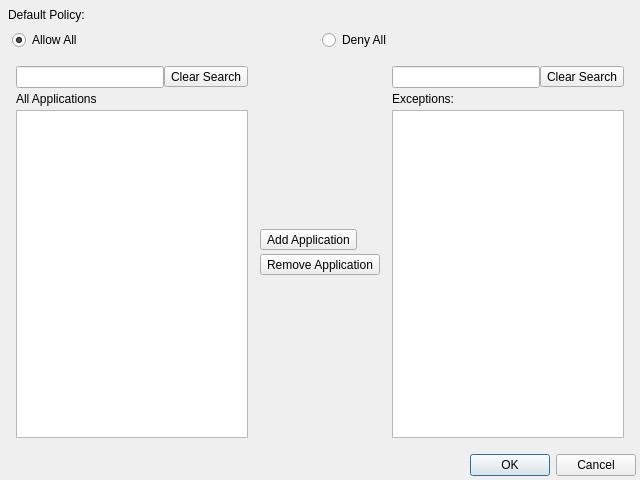
<?xml version="1.0" encoding="UTF-8"?>
<ui version="4.0">
 <class>AppPermissions</class>
 <widget class="QDialog" name="AppPermissions">
  <property name="geometry">
   <rect>
    <x>0</x>
    <y>0</y>
    <width>640</width>
    <height>480</height>
   </rect>
  </property>
  <property name="windowTitle">
   <string>Dialog</string>
  </property>
  <layout class="QVBoxLayout" name="verticalLayout">
   <property name="spacing">
    <number>4</number>
   </property>
   <property name="margin">
    <number>4</number>
   </property>
   <item>
    <widget class="QWidget" name="mainWidget" native="true">
     <layout class="QVBoxLayout" name="verticalLayout_2">
      <property name="spacing">
       <number>4</number>
      </property>
      <property name="margin">
       <number>4</number>
      </property>
      <item>
       <widget class="QLabel" name="optionsLabel">
        <property name="text">
         <string>Default Policy:</string>
        </property>
       </widget>
      </item>
      <item>
       <widget class="QWidget" name="policyWidget" native="true">
        <layout class="QHBoxLayout" name="horizontalLayout">
         <property name="spacing">
          <number>4</number>
         </property>
         <property name="margin">
          <number>4</number>
         </property>
         <item>
          <widget class="QRadioButton" name="allowRadio">
           <property name="text">
            <string>Allow All</string>
           </property>
           <property name="checked">
            <bool>true</bool>
           </property>
          </widget>
         </item>
         <item>
          <widget class="QRadioButton" name="denyRadio">
           <property name="text">
            <string>Deny All</string>
           </property>
           <property name="checked">
            <bool>false</bool>
           </property>
          </widget>
         </item>
        </layout>
       </widget>
      </item>
      <item>
       <widget class="QWidget" name="listsWidget" native="true">
        <layout class="QHBoxLayout" name="horizontalLayout_2">
         <property name="spacing">
          <number>4</number>
         </property>
         <property name="margin">
          <number>4</number>
         </property>
         <item>
          <widget class="QWidget" name="allListWid" native="true">
           <layout class="QVBoxLayout" name="verticalLayout_3">
            <property name="spacing">
             <number>4</number>
            </property>
            <property name="margin">
             <number>4</number>
            </property>
            <item>
             <widget class="QWidget" name="allSearchWid" native="true">
              <layout class="QHBoxLayout" name="horizontalLayout_3">
               <property name="spacing">
                <number>0</number>
               </property>
               <property name="margin">
                <number>0</number>
               </property>
               <item>
                <widget class="QLineEdit" name="allSearchLine"/>
               </item>
               <item>
                <widget class="QToolButton" name="allSearchClearButton">
                 <property name="toolTip">
                  <string>Clear Search</string>
                 </property>
                 <property name="statusTip">
                  <string>Clear Search</string>
                 </property>
                 <property name="whatsThis">
                  <string>Clear Search</string>
                 </property>
                 <property name="text">
                  <string>Clear Search</string>
                 </property>
                 <property name="icon">
                  <iconset resource="icons/icons.qrc">
                   <normaloff>:/icons/clear-edit.png</normaloff>:/icons/clear-edit.png</iconset>
                 </property>
                </widget>
               </item>
              </layout>
             </widget>
            </item>
            <item>
             <widget class="QLabel" name="allLabel">
              <property name="text">
               <string>All Applications</string>
              </property>
             </widget>
            </item>
            <item>
             <widget class="QListWidget" name="allAppsList">
              <property name="dragEnabled">
               <bool>true</bool>
              </property>
              <property name="dragDropMode">
               <enum>QAbstractItemView::DragDrop</enum>
              </property>
              <property name="selectionMode">
               <enum>QAbstractItemView::ExtendedSelection</enum>
              </property>
              <property name="sortingEnabled">
               <bool>true</bool>
              </property>
             </widget>
            </item>
           </layout>
          </widget>
         </item>
         <item>
          <widget class="QWidget" name="actionsWid" native="true">
           <layout class="QVBoxLayout" name="verticalLayout_5">
            <property name="spacing">
             <number>4</number>
            </property>
            <property name="margin">
             <number>4</number>
            </property>
            <item>
             <spacer name="verticalSpacer">
              <property name="orientation">
               <enum>Qt::Vertical</enum>
              </property>
              <property name="sizeHint" stdset="0">
               <size>
                <width>20</width>
                <height>40</height>
               </size>
              </property>
             </spacer>
            </item>
            <item>
             <widget class="QToolButton" name="addButton">
              <property name="text">
               <string>Add Application</string>
              </property>
              <property name="icon">
               <iconset resource="icons/icons.qrc">
                <normaloff>:/icons/arrow-right-double.png</normaloff>:/icons/arrow-right-double.png</iconset>
              </property>
              <property name="iconSize">
               <size>
                <width>22</width>
                <height>22</height>
               </size>
              </property>
             </widget>
            </item>
            <item>
             <widget class="QToolButton" name="delButton">
              <property name="text">
               <string>Remove Application</string>
              </property>
              <property name="icon">
               <iconset resource="icons/icons.qrc">
                <normaloff>:/icons/arrow-left-double.png</normaloff>:/icons/arrow-left-double.png</iconset>
              </property>
              <property name="iconSize">
               <size>
                <width>22</width>
                <height>22</height>
               </size>
              </property>
             </widget>
            </item>
            <item>
             <spacer name="verticalSpacer_2">
              <property name="orientation">
               <enum>Qt::Vertical</enum>
              </property>
              <property name="sizeHint" stdset="0">
               <size>
                <width>20</width>
                <height>40</height>
               </size>
              </property>
             </spacer>
            </item>
           </layout>
          </widget>
         </item>
         <item>
          <widget class="QWidget" name="selectedWid" native="true">
           <layout class="QVBoxLayout" name="verticalLayout_4">
            <property name="spacing">
             <number>4</number>
            </property>
            <property name="margin">
             <number>4</number>
            </property>
            <item>
             <widget class="QWidget" name="selectedSearchWid" native="true">
              <layout class="QHBoxLayout" name="horizontalLayout_4">
               <property name="spacing">
                <number>0</number>
               </property>
               <property name="margin">
                <number>0</number>
               </property>
               <item>
                <widget class="QLineEdit" name="selectedSearchLine"/>
               </item>
               <item>
                <widget class="QToolButton" name="selectedSearchClearButton">
                 <property name="toolTip">
                  <string>Clear Search</string>
                 </property>
                 <property name="statusTip">
                  <string>Clear Search</string>
                 </property>
                 <property name="whatsThis">
                  <string>Clear Search</string>
                 </property>
                 <property name="text">
                  <string>Clear Search</string>
                 </property>
                 <property name="icon">
                  <iconset resource="icons/icons.qrc">
                   <normaloff>:/icons/clear-edit.png</normaloff>:/icons/clear-edit.png</iconset>
                 </property>
                </widget>
               </item>
              </layout>
             </widget>
            </item>
            <item>
             <widget class="QLabel" name="selectedLabel">
              <property name="text">
               <string>Exceptions:</string>
              </property>
             </widget>
            </item>
            <item>
             <widget class="QListWidget" name="selectedAppsList">
              <property name="dragEnabled">
               <bool>true</bool>
              </property>
              <property name="dragDropMode">
               <enum>QAbstractItemView::DragDrop</enum>
              </property>
              <property name="selectionMode">
               <enum>QAbstractItemView::ExtendedSelection</enum>
              </property>
              <property name="sortingEnabled">
               <bool>true</bool>
              </property>
             </widget>
            </item>
           </layout>
          </widget>
         </item>
        </layout>
       </widget>
      </item>
     </layout>
    </widget>
   </item>
   <item>
    <widget class="QDialogButtonBox" name="buttonBox">
     <property name="orientation">
      <enum>Qt::Horizontal</enum>
     </property>
     <property name="standardButtons">
      <set>QDialogButtonBox::Cancel|QDialogButtonBox::Ok</set>
     </property>
    </widget>
   </item>
  </layout>
 </widget>
 <resources>
  <include location="icons/icons.qrc"/>
 </resources>
 <connections>
  <connection>
   <sender>buttonBox</sender>
   <signal>accepted()</signal>
   <receiver>AppPermissions</receiver>
   <slot>accept()</slot>
   <hints>
    <hint type="sourcelabel">
     <x>242</x>
     <y>450</y>
    </hint>
    <hint type="destinationlabel">
     <x>157</x>
     <y>274</y>
    </hint>
   </hints>
  </connection>
  <connection>
   <sender>buttonBox</sender>
   <signal>rejected()</signal>
   <receiver>AppPermissions</receiver>
   <slot>reject()</slot>
   <hints>
    <hint type="sourcelabel">
     <x>310</x>
     <y>450</y>
    </hint>
    <hint type="destinationlabel">
     <x>286</x>
     <y>274</y>
    </hint>
   </hints>
  </connection>
  <connection>
   <sender>allSearchClearButton</sender>
   <signal>clicked()</signal>
   <receiver>allSearchLine</receiver>
   <slot>clear()</slot>
   <hints>
    <hint type="sourcelabel">
     <x>275</x>
     <y>78</y>
    </hint>
    <hint type="destinationlabel">
     <x>240</x>
     <y>78</y>
    </hint>
   </hints>
  </connection>
  <connection>
   <sender>selectedSearchClearButton</sender>
   <signal>clicked()</signal>
   <receiver>selectedSearchLine</receiver>
   <slot>clear()</slot>
   <hints>
    <hint type="sourcelabel">
     <x>604</x>
     <y>79</y>
    </hint>
    <hint type="destinationlabel">
     <x>586</x>
     <y>78</y>
    </hint>
   </hints>
  </connection>
  <connection>
   <sender>allSearchLine</sender>
   <signal>textChanged(QString)</signal>
   <receiver>AppPermissions</receiver>
   <slot>allSearch()</slot>
   <hints>
    <hint type="sourcelabel">
     <x>89</x>
     <y>71</y>
    </hint>
    <hint type="destinationlabel">
     <x>115</x>
     <y>-3</y>
    </hint>
   </hints>
  </connection>
  <connection>
   <sender>addButton</sender>
   <signal>clicked()</signal>
   <receiver>AppPermissions</receiver>
   <slot>addSelected()</slot>
   <hints>
    <hint type="sourcelabel">
     <x>321</x>
     <y>234</y>
    </hint>
    <hint type="destinationlabel">
     <x>641</x>
     <y>206</y>
    </hint>
   </hints>
  </connection>
  <connection>
   <sender>delButton</sender>
   <signal>clicked()</signal>
   <receiver>AppPermissions</receiver>
   <slot>removeSelected()</slot>
   <hints>
    <hint type="sourcelabel">
     <x>304</x>
     <y>262</y>
    </hint>
    <hint type="destinationlabel">
     <x>-3</x>
     <y>258</y>
    </hint>
   </hints>
  </connection>
  <connection>
   <sender>selectedSearchLine</sender>
   <signal>textChanged(QString)</signal>
   <receiver>AppPermissions</receiver>
   <slot>selectedSearch()</slot>
   <hints>
    <hint type="sourcelabel">
     <x>502</x>
     <y>78</y>
    </hint>
    <hint type="destinationlabel">
     <x>529</x>
     <y>-9</y>
    </hint>
   </hints>
  </connection>
  <connection>
   <sender>allowRadio</sender>
   <signal>clicked()</signal>
   <receiver>AppPermissions</receiver>
   <slot>setPolicy()</slot>
   <hints>
    <hint type="sourcelabel">
     <x>192</x>
     <y>40</y>
    </hint>
    <hint type="destinationlabel">
     <x>284</x>
     <y>-6</y>
    </hint>
   </hints>
  </connection>
  <connection>
   <sender>denyRadio</sender>
   <signal>clicked()</signal>
   <receiver>AppPermissions</receiver>
   <slot>setPolicy()</slot>
   <hints>
    <hint type="sourcelabel">
     <x>379</x>
     <y>34</y>
    </hint>
    <hint type="destinationlabel">
     <x>358</x>
     <y>-1</y>
    </hint>
   </hints>
  </connection>
 </connections>
 <slots>
  <slot>allSearch()</slot>
  <slot>addSelected()</slot>
  <slot>removeSelected()</slot>
  <slot>selectedSearch()</slot>
  <slot>setPolicy()</slot>
 </slots>
</ui>
